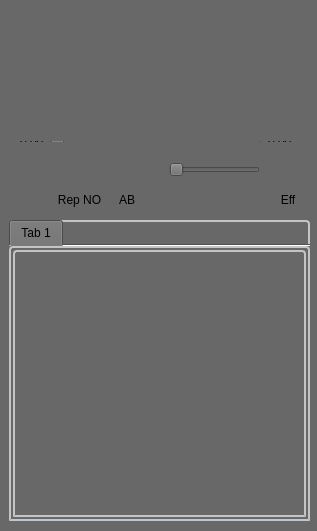
<?xml version="1.0" encoding="UTF-8"?>
<ui version="4.0">
 <class>MainWindow</class>
 <widget class="QMainWindow" name="MainWindow">
  <property name="windowModality">
   <enum>Qt::NonModal</enum>
  </property>
  <property name="enabled">
   <bool>true</bool>
  </property>
  <property name="geometry">
   <rect>
    <x>0</x>
    <y>0</y>
    <width>317</width>
    <height>531</height>
   </rect>
  </property>
  <property name="baseSize">
   <size>
    <width>0</width>
    <height>0</height>
   </size>
  </property>
  <property name="windowTitle">
   <string>MainWindow</string>
  </property>
  <property name="toolTipDuration">
   <number>-1</number>
  </property>
  <property name="autoFillBackground">
   <bool>false</bool>
  </property>
  <property name="styleSheet">
   <string notr="true">
* { background-color: rgba(104, 104, 104, 255); }
QLineEdit, QPushButton, QToolButton { border-radius: 10px; } 
</string>
  </property>
  <property name="iconSize">
   <size>
    <width>24</width>
    <height>24</height>
   </size>
  </property>
  <property name="toolButtonStyle">
   <enum>Qt::ToolButtonIconOnly</enum>
  </property>
  <property name="documentMode">
   <bool>false</bool>
  </property>
  <property name="tabShape">
   <enum>QTabWidget::Rounded</enum>
  </property>
  <property name="dockNestingEnabled">
   <bool>false</bool>
  </property>
  <property name="dockOptions">
   <set>QMainWindow::AllowTabbedDocks|QMainWindow::AnimatedDocks</set>
  </property>
  <property name="unifiedTitleAndToolBarOnMac">
   <bool>false</bool>
  </property>
  <widget class="QWidget" name="centralWidget">
   <widget class="QToolButton" name="toolButtonOpenList">
    <property name="geometry">
     <rect>
      <x>9</x>
      <y>190</y>
      <width>36</width>
      <height>19</height>
     </rect>
    </property>
    <property name="toolTip">
     <string>&lt;html&gt;&lt;head/&gt;&lt;body&gt;&lt;p&gt;Открыть...&lt;/p&gt;&lt;/body&gt;&lt;/html&gt;</string>
    </property>
    <property name="text">
     <string/>
    </property>
    <property name="icon">
     <iconset resource="icon.qrc">
      <normaloff>:/new/prefix1/icon/MediaPlayer/media-eject.png</normaloff>:/new/prefix1/icon/MediaPlayer/media-eject.png</iconset>
    </property>
   </widget>
   <widget class="QPushButton" name="pushButtonNextFile">
    <property name="geometry">
     <rect>
      <x>129</x>
      <y>160</y>
      <width>36</width>
      <height>19</height>
     </rect>
    </property>
    <property name="text">
     <string/>
    </property>
    <property name="icon">
     <iconset resource="icon.qrc">
      <normaloff>:/new/prefix1/icon/MediaPlayer/media-skip-forward.png</normaloff>:/new/prefix1/icon/MediaPlayer/media-skip-forward.png</iconset>
    </property>
   </widget>
   <widget class="QPushButton" name="pushButtonPreviousFile">
    <property name="geometry">
     <rect>
      <x>89</x>
      <y>160</y>
      <width>36</width>
      <height>19</height>
     </rect>
    </property>
    <property name="text">
     <string/>
    </property>
    <property name="icon">
     <iconset resource="icon.qrc">
      <normaloff>:/new/prefix1/icon/MediaPlayer/media-skip-backward.png</normaloff>:/new/prefix1/icon/MediaPlayer/media-skip-backward.png</iconset>
    </property>
   </widget>
   <widget class="QPushButton" name="pushButtonPause">
    <property name="geometry">
     <rect>
      <x>49</x>
      <y>160</y>
      <width>36</width>
      <height>19</height>
     </rect>
    </property>
    <property name="text">
     <string/>
    </property>
    <property name="icon">
     <iconset resource="icon.qrc">
      <normaloff>:/new/prefix1/icon/MediaPlayer/media-playback-stop.png</normaloff>:/new/prefix1/icon/MediaPlayer/media-playback-stop.png</iconset>
    </property>
   </widget>
   <widget class="QPushButton" name="pushButtonPlay">
    <property name="geometry">
     <rect>
      <x>9</x>
      <y>160</y>
      <width>36</width>
      <height>19</height>
     </rect>
    </property>
    <property name="toolTip">
     <string/>
    </property>
    <property name="text">
     <string/>
    </property>
    <property name="icon">
     <iconset resource="icon.qrc">
      <normaloff>:/new/prefix1/icon/MediaPlayer/media-playback-start.png</normaloff>:/new/prefix1/icon/MediaPlayer/media-playback-start.png</iconset>
    </property>
   </widget>
   <widget class="QPushButton" name="pushButtonReplayType">
    <property name="geometry">
     <rect>
      <x>49</x>
      <y>190</y>
      <width>61</width>
      <height>19</height>
     </rect>
    </property>
    <property name="toolTip">
     <string>&lt;html&gt;&lt;head/&gt;&lt;body&gt;&lt;p align=&quot;center&quot;&gt;Режимы повтора&lt;/p&gt;&lt;/body&gt;&lt;/html&gt;</string>
    </property>
    <property name="autoFillBackground">
     <bool>false</bool>
    </property>
    <property name="styleSheet">
     <string notr="true"/>
    </property>
    <property name="text">
     <string>Rep NO</string>
    </property>
    <property name="checkable">
     <bool>false</bool>
    </property>
    <property name="autoRepeat">
     <bool>false</bool>
    </property>
    <property name="autoExclusive">
     <bool>false</bool>
    </property>
    <property name="autoDefault">
     <bool>false</bool>
    </property>
    <property name="default">
     <bool>false</bool>
    </property>
    <property name="flat">
     <bool>false</bool>
    </property>
   </widget>
   <widget class="QTabWidget" name="tabWidget">
    <property name="geometry">
     <rect>
      <x>9</x>
      <y>220</y>
      <width>301</width>
      <height>301</height>
     </rect>
    </property>
    <property name="mouseTracking">
     <bool>false</bool>
    </property>
    <property name="acceptDrops">
     <bool>false</bool>
    </property>
    <property name="styleSheet">
     <string notr="true">  background: qlineargradient(x1: 0, y1: 0, x2: 0, y2: 1,
                                 stop: 0 #E1E1E1, stop: 0.4 #DDDDDD,
                                 stop: 0.5 #D8D8D8, stop: 1.0 #D3D3D3);
     border: 2px solid #C4C4C3;
     border-bottom-color: #C2C7CB; /* такой же цвет как у панели */
     border-top-left-radius: 4px;
     border-top-right-radius: 4px;
     min-width: 8ex;
     padding: 2px;

</string>
    </property>
    <property name="tabPosition">
     <enum>QTabWidget::North</enum>
    </property>
    <property name="tabShape">
     <enum>QTabWidget::Rounded</enum>
    </property>
    <property name="currentIndex">
     <number>0</number>
    </property>
    <property name="elideMode">
     <enum>Qt::ElideNone</enum>
    </property>
    <property name="usesScrollButtons">
     <bool>true</bool>
    </property>
    <property name="documentMode">
     <bool>true</bool>
    </property>
    <property name="tabsClosable">
     <bool>false</bool>
    </property>
    <property name="movable">
     <bool>true</bool>
    </property>
    <widget class="QWidget" name="tab">
     <property name="styleSheet">
      <string notr="true"/>
     </property>
     <attribute name="title">
      <string>Tab 1</string>
     </attribute>
    </widget>
   </widget>
   <widget class="QPushButton" name="pushButtonMutedSet">
    <property name="geometry">
     <rect>
      <x>269</x>
      <y>160</y>
      <width>41</width>
      <height>19</height>
     </rect>
    </property>
    <property name="text">
     <string/>
    </property>
    <property name="icon">
     <iconset resource="icon.qrc">
      <normaloff>:/new/prefix1/icon/MediaPlayer/irc-voice.png</normaloff>:/new/prefix1/icon/MediaPlayer/irc-voice.png</iconset>
    </property>
   </widget>
   <widget class="QPushButton" name="pushButonAlbumImage">
    <property name="geometry">
     <rect>
      <x>360</x>
      <y>50</y>
      <width>127</width>
      <height>101</height>
     </rect>
    </property>
    <property name="styleSheet">
     <string notr="true"/>
    </property>
    <property name="text">
     <string/>
    </property>
    <property name="flat">
     <bool>false</bool>
    </property>
   </widget>
   <widget class="QPushButton" name="pushButtonABReparation">
    <property name="geometry">
     <rect>
      <x>109</x>
      <y>190</y>
      <width>36</width>
      <height>19</height>
     </rect>
    </property>
    <property name="styleSheet">
     <string notr="true"/>
    </property>
    <property name="text">
     <string>AB</string>
    </property>
   </widget>
   <widget class="QWidget" name="layoutWidget">
    <property name="geometry">
     <rect>
      <x>130</x>
      <y>20</y>
      <width>181</width>
      <height>101</height>
     </rect>
    </property>
    <layout class="QVBoxLayout" name="verticalLayout">
     <item>
      <widget class="QLabel" name="labelMusicName">
       <property name="styleSheet">
        <string notr="true"/>
       </property>
       <property name="text">
        <string/>
       </property>
      </widget>
     </item>
     <item>
      <widget class="QLabel" name="labelMusicAutor">
       <property name="styleSheet">
        <string notr="true"/>
       </property>
       <property name="text">
        <string/>
       </property>
      </widget>
     </item>
     <item>
      <widget class="QLabel" name="labelMusicGenre">
       <property name="styleSheet">
        <string notr="true"/>
       </property>
       <property name="text">
        <string/>
       </property>
      </widget>
     </item>
     <item>
      <widget class="QLabel" name="labelMusicYear">
       <property name="styleSheet">
        <string notr="true"/>
       </property>
       <property name="text">
        <string/>
       </property>
      </widget>
     </item>
     <item>
      <widget class="QLabel" name="labelMusicAlbum">
       <property name="styleSheet">
        <string notr="true"/>
       </property>
       <property name="text">
        <string/>
       </property>
      </widget>
     </item>
    </layout>
   </widget>
   <widget class="QLabel" name="labelSoundVolume">
    <property name="geometry">
     <rect>
      <x>550</x>
      <y>450</y>
      <width>1602</width>
      <height>23</height>
     </rect>
    </property>
    <property name="text">
     <string>100%</string>
    </property>
   </widget>
   <widget class="QSlider" name="horizontalSliderVolume">
    <property name="geometry">
     <rect>
      <x>169</x>
      <y>160</y>
      <width>91</width>
      <height>19</height>
     </rect>
    </property>
    <property name="styleSheet">
     <string notr="true">color: qradialgradient(spread:pad, cx:0.5, cy:0.5, radius:0.5, fx:0.5, fy:0.5, stop:0 rgba(255, 0, 0, 255), stop:0.479904 rgba(255, 0, 0, 255), stop:0.522685 rgba(255, 255, 255, 255), stop:1 rgba(255, 255, 255, 255));</string>
    </property>
    <property name="orientation">
     <enum>Qt::Horizontal</enum>
    </property>
   </widget>
   <widget class="QWidget" name="layoutWidget">
    <property name="geometry">
     <rect>
      <x>9</x>
      <y>130</y>
      <width>301</width>
      <height>23</height>
     </rect>
    </property>
    <layout class="QHBoxLayout" name="horizontalLayout" stretch="0,0,0">
     <property name="spacing">
      <number>6</number>
     </property>
     <property name="sizeConstraint">
      <enum>QLayout::SetDefaultConstraint</enum>
     </property>
     <item>
      <widget class="QLabel" name="labelTimeCome">
       <property name="maximumSize">
        <size>
         <width>31</width>
         <height>21</height>
        </size>
       </property>
       <property name="text">
        <string>0:00</string>
       </property>
      </widget>
     </item>
     <item>
      <widget class="MyQSlider" name="horizontalSliderProgressPlay">
       <property name="enabled">
        <bool>true</bool>
       </property>
       <property name="maximumSize">
        <size>
         <width>100000</width>
         <height>160</height>
        </size>
       </property>
       <property name="styleSheet">
        <string notr="true"/>
       </property>
       <property name="orientation">
        <enum>Qt::Horizontal</enum>
       </property>
      </widget>
     </item>
     <item>
      <widget class="QLabel" name="labelTimeConst">
       <property name="sizePolicy">
        <sizepolicy hsizetype="Preferred" vsizetype="Preferred">
         <horstretch>31</horstretch>
         <verstretch>21</verstretch>
        </sizepolicy>
       </property>
       <property name="maximumSize">
        <size>
         <width>31</width>
         <height>21</height>
        </size>
       </property>
       <property name="text">
        <string>0:00</string>
       </property>
      </widget>
     </item>
    </layout>
   </widget>
   <widget class="QPushButton" name="pushButtonWindowClose">
    <property name="geometry">
     <rect>
      <x>300</x>
      <y>0</y>
      <width>21</width>
      <height>20</height>
     </rect>
    </property>
    <property name="text">
     <string/>
    </property>
    <property name="icon">
     <iconset resource="icon.qrc">
      <normaloff>:/new/prefix1/icon/MediaPlayer/application-exit.png</normaloff>:/new/prefix1/icon/MediaPlayer/application-exit.png</iconset>
    </property>
   </widget>
   <widget class="QPushButton" name="pushButtonShowWindowAudioEffect">
    <property name="geometry">
     <rect>
      <x>270</x>
      <y>190</y>
      <width>36</width>
      <height>19</height>
     </rect>
    </property>
    <property name="text">
     <string>Eff</string>
    </property>
   </widget>
   <widget class="QWidget" name="verticalLayoutWidget">
    <property name="geometry">
     <rect>
      <x>10</x>
      <y>20</y>
      <width>111</width>
      <height>101</height>
     </rect>
    </property>
    <layout class="QVBoxLayout" name="verticalLayoutFFTVisual">
     <property name="sizeConstraint">
      <enum>QLayout::SetDefaultConstraint</enum>
     </property>
    </layout>
   </widget>
   <zorder>layoutWidget</zorder>
   <zorder>toolButtonOpenList</zorder>
   <zorder>pushButtonNextFile</zorder>
   <zorder>pushButtonPreviousFile</zorder>
   <zorder>pushButtonPause</zorder>
   <zorder>pushButtonPlay</zorder>
   <zorder>pushButtonReplayType</zorder>
   <zorder>tabWidget</zorder>
   <zorder>pushButonAlbumImage</zorder>
   <zorder>pushButtonABReparation</zorder>
   <zorder>labelSoundVolume</zorder>
   <zorder>layoutWidget</zorder>
   <zorder>pushButtonMutedSet</zorder>
   <zorder>horizontalSliderVolume</zorder>
   <zorder>pushButtonWindowClose</zorder>
   <zorder>pushButtonShowWindowAudioEffect</zorder>
   <zorder>verticalLayoutWidget</zorder>
  </widget>
 </widget>
 <layoutdefault spacing="6" margin="11"/>
 <customwidgets>
  <customwidget>
   <class>MyQSlider</class>
   <extends>QSlider</extends>
   <header location="global">myqslider.h</header>
  </customwidget>
 </customwidgets>
 <resources>
  <include location="icon.qrc"/>
 </resources>
 <connections/>
</ui>
